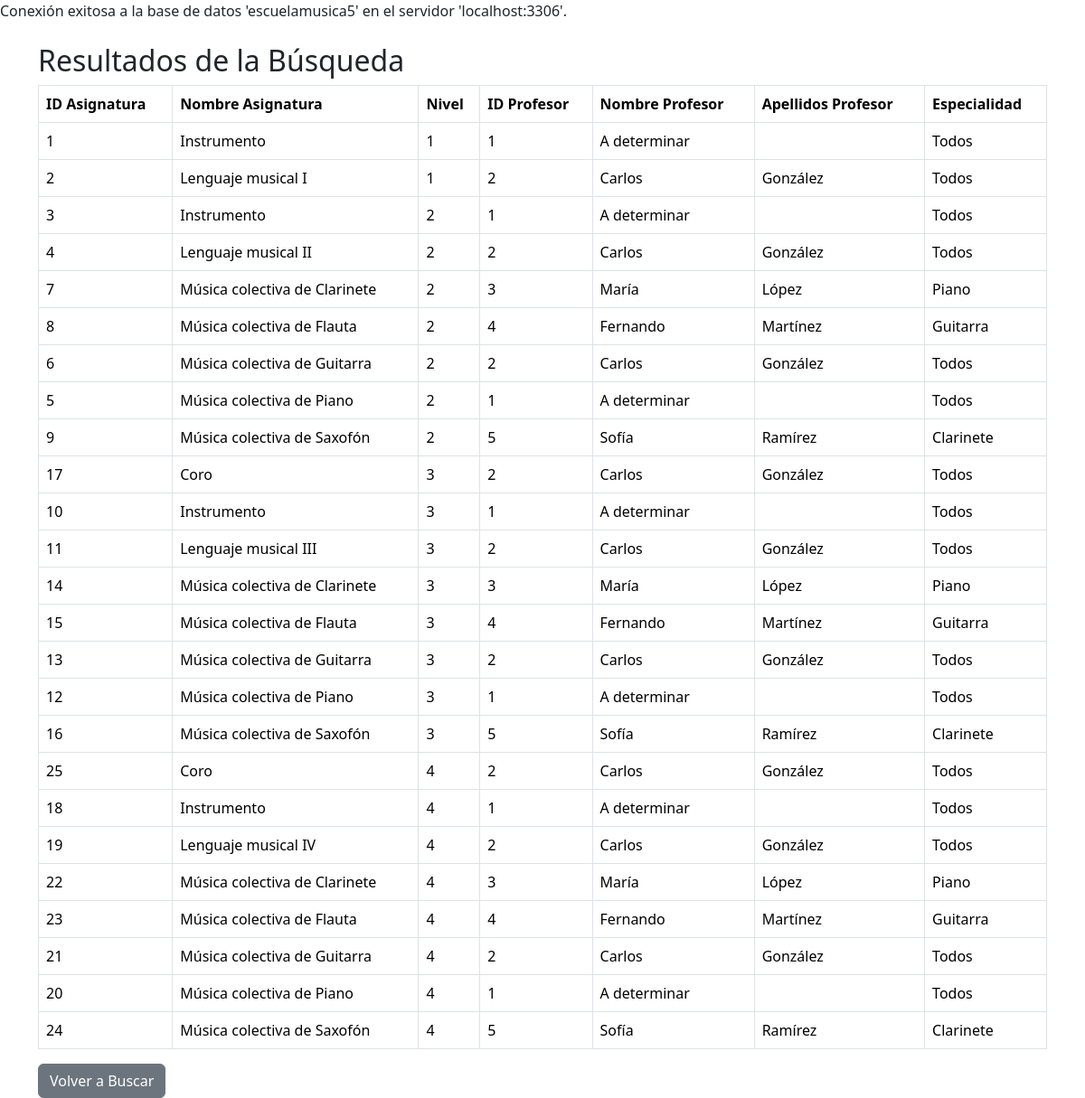
Before: /asignaturas/procesar_listaAsigProf.php with the older database file.
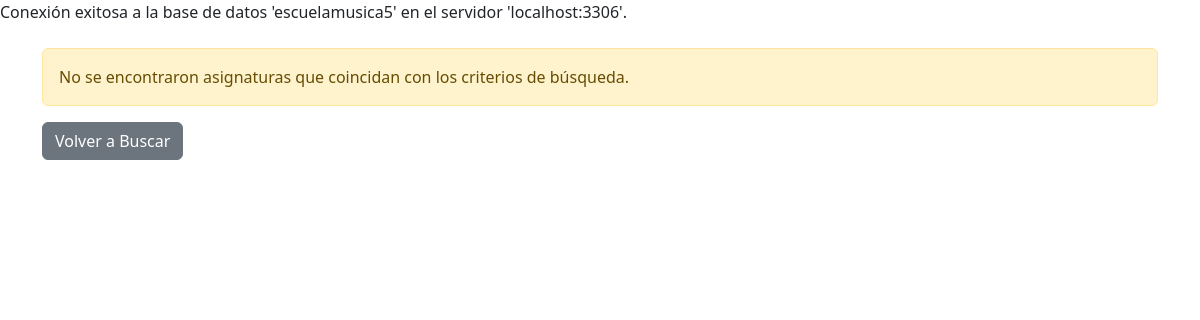
After: the same page with the newer database file.
### tables this page shows
CREATE TABLE Asignaturas (
    id_asignatura INT AUTO_INCREMENT PRIMARY KEY,
    nombre VARCHAR(100) NOT NULL,
    nivel TINYINT NOT NULL,
    tipo ENUM('Individual', 'Colectiva') NOT NULL,
    id_profesor INT DEFAULT 1,
    id_especialidad INT,
    FOREIGN KEY (id_profesor) REFERENCES Profesores(id_profesor) ON DELETE SET NULL,
    FOREIGN KEY (id_especialidad) REFERENCES Especialidades(id_especialidad) ON DELETE SET NULL
);

CREATE TABLE Profesores (
    id_profesor INT AUTO_INCREMENT PRIMARY KEY,
    dni VARCHAR(9) NOT NULL UNIQUE,   
    nombre VARCHAR(100) NOT NULL,
    apellidos VARCHAR(100) NOT NULL,
    id_especialidad INT,
    telefono VARCHAR(15),
    email VARCHAR(100),
    FOREIGN KEY (id_especialidad) REFERENCES Especialidades(id_especialidad)
);

CREATE TABLE Especialidades (
    id_especialidad INT AUTO_INCREMENT PRIMARY KEY,
    nombre VARCHAR(100) NOT NULL UNIQUE
);

### asignaturas/procesar_listaAsigProf.php (the view, shortened to what this page needs)
<!DOCTYPE html>
<html lang="es">
<head>
    <link href="../css/bootstrap.min.css" rel="stylesheet">
</head>
<body>
<?php
include('../includes/conexion.php');
$sql = "SELECT
            A.id_asignatura AS id_asig,
            A.nombre AS nombre_asignatura,
            A.nivel,
            P.id_profesor AS id_prof,
            P.nombre AS nombre_profesor,
            P.apellidos AS apellido_profesor,
            E.nombre AS especialidad_profesor
        FROM
            Asignaturas A
        JOIN
            Profesores P ON A.id_profesor = P.id_profesor
        JOIN
            Especialidades E ON P.id_especialidad = E.id_especialidad
        WHERE 1=1";
$sql .= " ORDER BY A.nivel, A.nombre";
$resultado = mysqli_query($conexion, $sql);
if (mysqli_num_rows($resultado) > 0) {
    echo "<div class='container mt-4'>";
    echo "<h2>Resultados de la Búsqueda</h2>";
    echo "<table class='table table-bordered'>";
    echo "<thead><tr><th>ID Asignatura</th><th>Nombre Asignatura</th><th>Nivel</th><th>ID Profesor</th><th>Nombre Profesor</th><th>Apellidos Profesor</th><th>Especialidad</th></tr></thead>";
    echo "<tbody>";
    while ($row = mysqli_fetch_assoc($resultado)) {
        echo "<tr>";
        echo "<td>" . $row['id_asig'] . "</td>";
        echo "<td>" . $row['nombre_asignatura'] . "</td>";
        echo "<td>" . $row['nivel'] . "</td>";
        echo "<td>" . $row['id_prof'] . "</td>";
        echo "<td>" . $row['nombre_profesor'] . "</td>";
        echo "<td>" . $row['apellido_profesor'] . "</td>";
        echo "<td>" . $row['especialidad_profesor'] . "</td>";
        echo "</tr>";
    }
    echo "</tbody></table>";
    echo "<a href='listasFiltroAsigProf.php' class='btn btn-secondary'>Volver a Buscar</a>";
    echo "</div>";
} else {
    echo "<div class='container mt-4'>";
    echo "<div class='alert alert-warning' role='alert'>No se encontraron asignaturas que coincidan con los criterios de búsqueda.</div>";
    echo "<a href='listasFiltroAsigProf.php' class='btn btn-secondary'>Volver a Buscar</a>";
    echo "</div>";
}
?>
</body>
</html>

Changed rows visible on the page:
removed asignaturas: id_asignatura "1", nombre "Instrumento", nivel "1", id_profesor.id_profesor "1", id_profesor.nombre "A determinar", id_especialidad.nombre "Todos"
removed asignaturas: id_asignatura "2", nombre "Lenguaje musical I", nivel "1", id_profesor.id_profesor "2", id_profesor.nombre "Carlos", id_profesor.apellidos "González", especialidades.nombre "Todos"
removed asignaturas: id_asignatura "3", nombre "Instrumento", nivel "2", id_profesor.id_profesor "1", id_profesor.nombre "A determinar", id_especialidad.nombre "Todos"
removed asignaturas: id_asignatura "4", nombre "Lenguaje musical II", nivel "2", id_profesor.id_profesor "2", id_profesor.nombre "Carlos", id_profesor.apellidos "González", especialidades.nombre "Todos"
removed asignaturas: id_asignatura "7", nombre "Música colectiva de Clarinete", nivel "2", id_profesor.id_profesor "3", id_profesor.nombre "María", id_profesor.apellidos "López", especialidades.nombre "Piano"
removed asignaturas: id_asignatura "8", nombre "Música colectiva de Flauta", nivel "2", id_profesor.id_profesor "4", id_profesor.nombre "Fernando", id_profesor.apellidos "Martínez", especialidades.nombre "Guitarra"
removed asignaturas: id_asignatura "6", nombre "Música colectiva de Guitarra", nivel "2", id_profesor.id_profesor "2", id_profesor.nombre "Carlos", id_profesor.apellidos "González", especialidades.nombre "Todos"
removed asignaturas: id_asignatura "5", nombre "Música colectiva de Piano", nivel "2", id_profesor.id_profesor "1", id_profesor.nombre "A determinar", id_especialidad.nombre "Todos"
removed asignaturas: id_asignatura "9", nombre "Música colectiva de Saxofón", nivel "2", id_profesor.id_profesor "5", id_profesor.nombre "Sofía", id_profesor.apellidos "Ramírez", especialidades.nombre "Clarinete"
removed asignaturas: id_asignatura "17", nombre "Coro", nivel "3", id_profesor.id_profesor "2", id_profesor.nombre "Carlos", id_profesor.apellidos "González", especialidades.nombre "Todos"
removed asignaturas: id_asignatura "10", nombre "Instrumento", nivel "3", id_profesor.id_profesor "1", id_profesor.nombre "A determinar", id_especialidad.nombre "Todos"
removed asignaturas: id_asignatura "11", nombre "Lenguaje musical III", nivel "3", id_profesor.id_profesor "2", id_profesor.nombre "Carlos", id_profesor.apellidos "González", especialidades.nombre "Todos"
removed asignaturas: id_asignatura "14", nombre "Música colectiva de Clarinete", nivel "3", id_profesor.id_profesor "3", id_profesor.nombre "María", id_profesor.apellidos "López", especialidades.nombre "Piano"
removed asignaturas: id_asignatura "15", nombre "Música colectiva de Flauta", nivel "3", id_profesor.id_profesor "4", id_profesor.nombre "Fernando", id_profesor.apellidos "Martínez", especialidades.nombre "Guitarra"
removed asignaturas: id_asignatura "13", nombre "Música colectiva de Guitarra", nivel "3", id_profesor.id_profesor "2", id_profesor.nombre "Carlos", id_profesor.apellidos "González", especialidades.nombre "Todos"
removed asignaturas: id_asignatura "12", nombre "Música colectiva de Piano", nivel "3", id_profesor.id_profesor "1", id_profesor.nombre "A determinar", id_especialidad.nombre "Todos"
removed asignaturas: id_asignatura "16", nombre "Música colectiva de Saxofón", nivel "3", id_profesor.id_profesor "5", id_profesor.nombre "Sofía", id_profesor.apellidos "Ramírez", especialidades.nombre "Clarinete"
removed asignaturas: id_asignatura "25", nombre "Coro", nivel "4", id_profesor.id_profesor "2", id_profesor.nombre "Carlos", id_profesor.apellidos "González", especialidades.nombre "Todos"
removed asignaturas: id_asignatura "18", nombre "Instrumento", nivel "4", id_profesor.id_profesor "1", id_profesor.nombre "A determinar", id_especialidad.nombre "Todos"
removed asignaturas: id_asignatura "19", nombre "Lenguaje musical IV", nivel "4", id_profesor.id_profesor "2", id_profesor.nombre "Carlos", id_profesor.apellidos "González", especialidades.nombre "Todos"
removed asignaturas: id_asignatura "22", nombre "Música colectiva de Clarinete", nivel "4", id_profesor.id_profesor "3", id_profesor.nombre "María", id_profesor.apellidos "López", especialidades.nombre "Piano"
removed asignaturas: id_asignatura "23", nombre "Música colectiva de Flauta", nivel "4", id_profesor.id_profesor "4", id_profesor.nombre "Fernando", id_profesor.apellidos "Martínez", especialidades.nombre "Guitarra"
removed asignaturas: id_asignatura "21", nombre "Música colectiva de Guitarra", nivel "4", id_profesor.id_profesor "2", id_profesor.nombre "Carlos", id_profesor.apellidos "González", especialidades.nombre "Todos"
removed asignaturas: id_asignatura "20", nombre "Música colectiva de Piano", nivel "4", id_profesor.id_profesor "1", id_profesor.nombre "A determinar", id_especialidad.nombre "Todos"
removed asignaturas: id_asignatura "24", nombre "Música colectiva de Saxofón", nivel "4", id_profesor.id_profesor "5", id_profesor.nombre "Sofía", id_profesor.apellidos "Ramírez", especialidades.nombre "Clarinete"
Other visible differences:
text no longer shown: "Resultados de la Búsqueda ID Asignatura Nombre Asignatura Nivel ID Profesor Nombre Profesor Apellidos Profesor Especialidad"
text now shown: "No se encontraron asignaturas que coincidan con los criterios de búsqueda."
